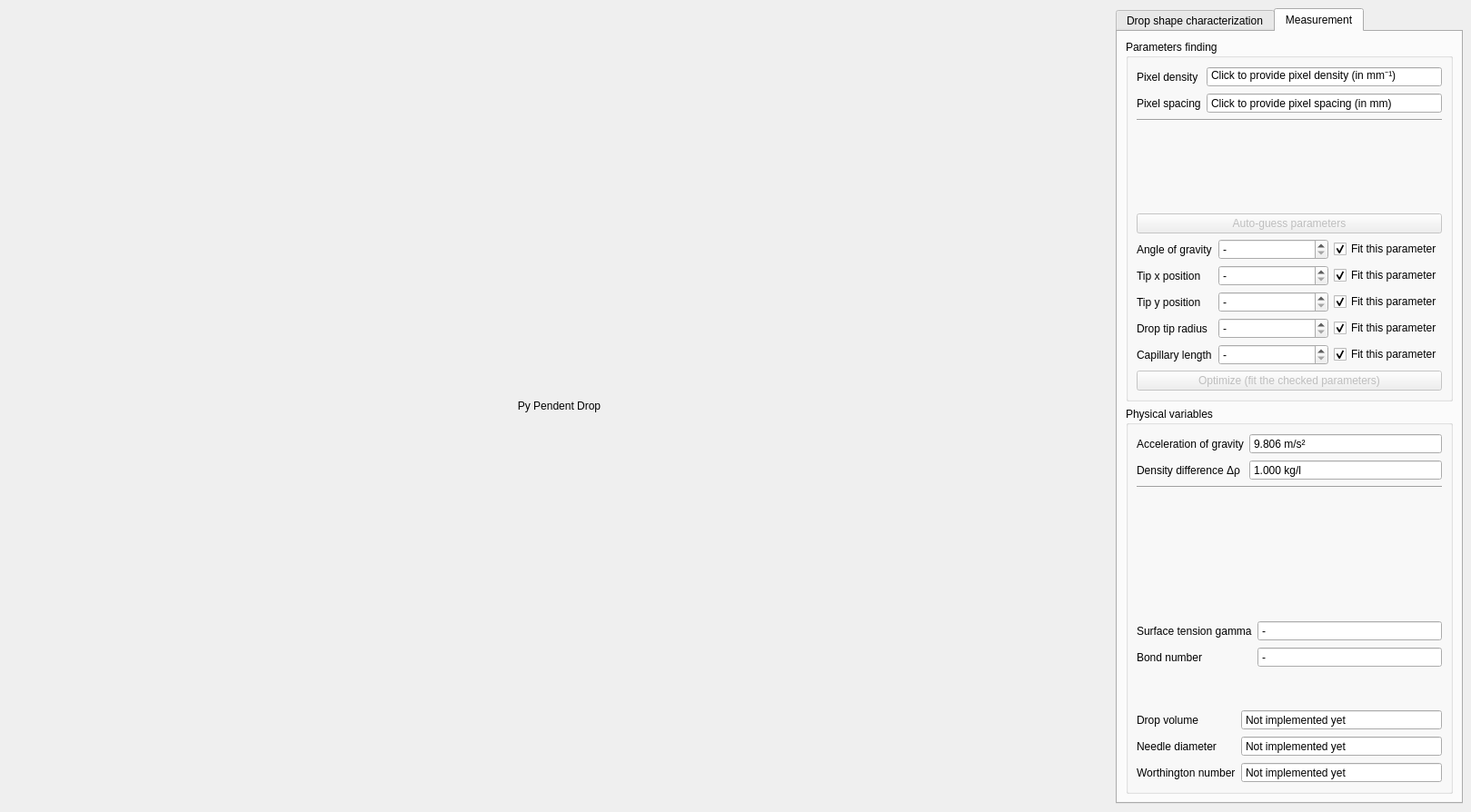
<?xml version="1.0" encoding="UTF-8"?>
<ui version="4.0">
 <class>PPD_MainWindow</class>
 <widget class="QMainWindow" name="PPD_MainWindow">
  <property name="geometry">
   <rect>
    <x>0</x>
    <y>0</y>
    <width>1619</width>
    <height>894</height>
   </rect>
  </property>
  <property name="windowTitle">
   <string>MainWindow</string>
  </property>
  <widget class="QWidget" name="centralwidget">
   <layout class="QHBoxLayout" name="horizontalLayout">
    <item>
     <widget class="QStackedWidget" name="displayStackedWidget">
      <property name="sizePolicy">
       <sizepolicy hsizetype="Preferred" vsizetype="Preferred">
        <horstretch>1</horstretch>
        <verstretch>0</verstretch>
       </sizepolicy>
      </property>
      <widget class="QWidget" name="display_welcomePage">
       <property name="sizePolicy">
        <sizepolicy hsizetype="Preferred" vsizetype="Preferred">
         <horstretch>1</horstretch>
         <verstretch>0</verstretch>
        </sizepolicy>
       </property>
       <layout class="QVBoxLayout" name="verticalLayout_5">
        <property name="spacing">
         <number>6</number>
        </property>
        <property name="leftMargin">
         <number>0</number>
        </property>
        <property name="topMargin">
         <number>0</number>
        </property>
        <property name="rightMargin">
         <number>0</number>
        </property>
        <property name="bottomMargin">
         <number>0</number>
        </property>
        <item>
         <widget class="QLabel" name="welcomeIcon">
          <property name="sizePolicy">
           <sizepolicy hsizetype="Preferred" vsizetype="Preferred">
            <horstretch>1</horstretch>
            <verstretch>1</verstretch>
           </sizepolicy>
          </property>
          <property name="text">
           <string>Py Pendent Drop</string>
          </property>
          <property name="scaledContents">
           <bool>true</bool>
          </property>
          <property name="alignment">
           <set>Qt::AlignmentFlag::AlignCenter</set>
          </property>
         </widget>
        </item>
       </layout>
      </widget>
     </widget>
    </item>
    <item>
     <widget class="QTabWidget" name="analysisTabs">
      <property name="currentIndex">
       <number>1</number>
      </property>
      <widget class="QWidget" name="tab_imagecontour">
       <attribute name="title">
        <string>Drop shape characterization</string>
       </attribute>
       <layout class="QVBoxLayout" name="verticalLayout_4">
        <item>
         <widget class="QGroupBox" name="imageSelectionGroupBox">
          <property name="title">
           <string>Image selection</string>
          </property>
          <layout class="QFormLayout" name="formLayout">
           <property name="formAlignment">
            <set>Qt::AlignmentFlag::AlignLeading|Qt::AlignmentFlag::AlignLeft|Qt::AlignmentFlag::AlignVCenter</set>
           </property>
           <item row="0" column="0">
            <widget class="QLabel" name="imageFileLabel">
             <property name="text">
              <string>Image file</string>
             </property>
            </widget>
           </item>
           <item row="0" column="1">
            <layout class="QHBoxLayout" name="imageFileHLayout">
             <item>
              <widget class="QLineEdit" name="imageFileLineEdit">
               <property name="inputMask">
                <string/>
               </property>
               <property name="placeholderText">
                <string>Select an image file</string>
               </property>
              </widget>
             </item>
             <item>
              <widget class="QPushButton" name="imageFileBrowsePushButton">
               <property name="text">
                <string>Browse</string>
               </property>
              </widget>
             </item>
            </layout>
           </item>
           <item row="1" column="0">
            <widget class="QLabel" name="subregionLabel">
             <property name="text">
              <string>Subregion of interest</string>
             </property>
            </widget>
           </item>
           <item row="1" column="1">
            <layout class="QGridLayout" name="subregionGridLayout">
             <item row="0" column="0">
              <widget class="QLabel" name="descr1ROITL">
               <property name="text">
                <string>TL corner: (</string>
               </property>
               <property name="alignment">
                <set>Qt::AlignmentFlag::AlignRight|Qt::AlignmentFlag::AlignTrailing|Qt::AlignmentFlag::AlignVCenter</set>
               </property>
              </widget>
             </item>
             <item row="0" column="1">
              <widget class="QSpinBox" name="ROI_TL_x_spinBox">
               <property name="alignment">
                <set>Qt::AlignmentFlag::AlignCenter</set>
               </property>
               <property name="buttonSymbols">
                <enum>QAbstractSpinBox::ButtonSymbols::NoButtons</enum>
               </property>
               <property name="maximum">
                <number>9999</number>
               </property>
              </widget>
             </item>
             <item row="0" column="3">
              <widget class="QSpinBox" name="ROI_TL_y_spinBox">
               <property name="alignment">
                <set>Qt::AlignmentFlag::AlignCenter</set>
               </property>
               <property name="buttonSymbols">
                <enum>QAbstractSpinBox::ButtonSymbols::NoButtons</enum>
               </property>
               <property name="maximum">
                <number>99999</number>
               </property>
              </widget>
             </item>
             <item row="1" column="3">
              <widget class="QSpinBox" name="ROI_BR_y_spinBox">
               <property name="alignment">
                <set>Qt::AlignmentFlag::AlignCenter</set>
               </property>
               <property name="buttonSymbols">
                <enum>QAbstractSpinBox::ButtonSymbols::NoButtons</enum>
               </property>
               <property name="maximum">
                <number>99999</number>
               </property>
              </widget>
             </item>
             <item row="1" column="1">
              <widget class="QSpinBox" name="ROI_BR_x_spinBox">
               <property name="alignment">
                <set>Qt::AlignmentFlag::AlignCenter</set>
               </property>
               <property name="buttonSymbols">
                <enum>QAbstractSpinBox::ButtonSymbols::NoButtons</enum>
               </property>
               <property name="maximum">
                <number>9999</number>
               </property>
              </widget>
             </item>
             <item row="0" column="2">
              <widget class="QLabel" name="descr2ROITL">
               <property name="text">
                <string>, </string>
               </property>
              </widget>
             </item>
             <item row="0" column="4">
              <widget class="QLabel" name="descr3ROITL">
               <property name="sizePolicy">
                <sizepolicy hsizetype="Preferred" vsizetype="Preferred">
                 <horstretch>1</horstretch>
                 <verstretch>0</verstretch>
                </sizepolicy>
               </property>
               <property name="text">
                <string>)</string>
               </property>
              </widget>
             </item>
             <item row="1" column="0">
              <widget class="QLabel" name="descr1ROIBR">
               <property name="text">
                <string>BR corner: (</string>
               </property>
               <property name="alignment">
                <set>Qt::AlignmentFlag::AlignRight|Qt::AlignmentFlag::AlignTrailing|Qt::AlignmentFlag::AlignVCenter</set>
               </property>
              </widget>
             </item>
             <item row="1" column="2">
              <widget class="QLabel" name="descr2ROIBR">
               <property name="text">
                <string>, </string>
               </property>
              </widget>
             </item>
             <item row="1" column="4">
              <widget class="QLabel" name="descr3ROIBR">
               <property name="text">
                <string>)</string>
               </property>
              </widget>
             </item>
            </layout>
           </item>
          </layout>
         </widget>
        </item>
        <item>
         <widget class="QGroupBox" name="contourGroupBox">
          <property name="title">
           <string>Drop contour detection</string>
          </property>
          <layout class="QFormLayout" name="formLayout_2">
           <item row="0" column="0">
            <widget class="QCheckBox" name="autoThresholdCheckBox">
             <property name="toolTip">
              <string>Choose automatically the binarization threshold, using Otsu' s method.</string>
             </property>
             <property name="text">
              <string>Auto threshold</string>
             </property>
             <property name="checked">
              <bool>true</bool>
             </property>
            </widget>
           </item>
           <item row="0" column="1">
            <layout class="QHBoxLayout" name="thresholdHLayout">
             <item>
              <widget class="QLabel" name="customThresholdLabel">
               <property name="enabled">
                <bool>false</bool>
               </property>
               <property name="toolTip">
                <string>The binarization threshold.</string>
               </property>
               <property name="text">
                <string>Threshold</string>
               </property>
              </widget>
             </item>
             <item>
              <widget class="QSpinBox" name="customThresholdSpinBox">
               <property name="enabled">
                <bool>false</bool>
               </property>
               <property name="maximum">
                <number>255</number>
               </property>
               <property name="value">
                <number>127</number>
               </property>
              </widget>
             </item>
            </layout>
           </item>
           <item row="1" column="0">
            <widget class="QCheckBox" name="subpixelCheckBox">
             <property name="toolTip">
              <string>Subpixel edge extraction, adapted from R. Ngiam.</string>
             </property>
             <property name="text">
              <string>Use subpixel refinement</string>
             </property>
             <property name="checked">
              <bool>true</bool>
             </property>
            </widget>
           </item>
           <item row="2" column="0">
            <widget class="QCheckBox" name="smoothingCheckBox">
             <property name="toolTip">
              <string>Smooth the obtained profile to remove nonphysical high frequency spikes.</string>
             </property>
             <property name="text">
              <string>Smooth profile</string>
             </property>
             <property name="checked">
              <bool>true</bool>
             </property>
            </widget>
           </item>
           <item row="2" column="1">
            <layout class="QHBoxLayout" name="smoothingHLayout">
             <item>
              <widget class="QLabel" name="SmoothingDistanceLabel">
               <property name="toolTip">
                <string>The typical distance of which the contour is smoothed.</string>
               </property>
               <property name="text">
                <string>Smoothing distance</string>
               </property>
              </widget>
             </item>
             <item>
              <widget class="QSpinBox" name="smoothingDistanceSpinBox">
               <property name="suffix">
                <string> px</string>
               </property>
               <property name="minimum">
                <number>1</number>
               </property>
               <property name="maximum">
                <number>999</number>
               </property>
               <property name="singleStep">
                <number>2</number>
               </property>
               <property name="value">
                <number>11</number>
               </property>
              </widget>
             </item>
            </layout>
           </item>
          </layout>
         </widget>
        </item>
       </layout>
      </widget>
      <widget class="QWidget" name="tab_measure">
       <attribute name="title">
        <string>Measurement</string>
       </attribute>
       <layout class="QVBoxLayout" name="verticalLayout">
        <item>
         <widget class="QGroupBox" name="parametersGroupBox">
          <property name="title">
           <string>Parameters finding</string>
          </property>
          <layout class="QVBoxLayout" name="verticalLayout_3">
           <item>
            <layout class="QFormLayout" name="formLayout_3">
             <item row="1" column="0">
              <widget class="QLabel" name="pixelSizeLabel">
               <property name="text">
                <string>Pixel spacing</string>
               </property>
              </widget>
             </item>
             <item row="1" column="1">
              <widget class="QDoubleSpinBox" name="pixelSizeSpinbox">
               <property name="buttonSymbols">
                <enum>QAbstractSpinBox::ButtonSymbols::NoButtons</enum>
               </property>
               <property name="specialValueText">
                <string>Click to provide pixel spacing (in mm)</string>
               </property>
               <property name="suffix">
                <string> mm/px</string>
               </property>
               <property name="decimals">
                <number>5</number>
               </property>
               <property name="maximum">
                <double>99999.000000000000000</double>
               </property>
               <property name="value">
                <double>0.000000000000000</double>
               </property>
              </widget>
             </item>
             <item row="0" column="0">
              <widget class="QLabel" name="pixelDensityLabel">
               <property name="text">
                <string>Pixel density</string>
               </property>
              </widget>
             </item>
             <item row="0" column="1">
              <widget class="QDoubleSpinBox" name="pixelDensitySpinBox">
               <property name="buttonSymbols">
                <enum>QAbstractSpinBox::ButtonSymbols::NoButtons</enum>
               </property>
               <property name="specialValueText">
                <string>Click to provide pixel density (in mm⁻¹) </string>
               </property>
               <property name="suffix">
                <string> px/mm</string>
               </property>
               <property name="decimals">
                <number>3</number>
               </property>
               <property name="maximum">
                <double>999999.000000000000000</double>
               </property>
               <property name="value">
                <double>0.000000000000000</double>
               </property>
              </widget>
             </item>
            </layout>
           </item>
           <item>
            <widget class="Line" name="parametersLine">
             <property name="orientation">
              <enum>Qt::Orientation::Horizontal</enum>
             </property>
            </widget>
           </item>
           <item>
            <spacer name="parametersSpacer">
             <property name="orientation">
              <enum>Qt::Orientation::Vertical</enum>
             </property>
             <property name="sizeHint" stdset="0">
              <size>
               <width>20</width>
               <height>40</height>
              </size>
             </property>
            </spacer>
           </item>
           <item>
            <widget class="QPushButton" name="autoGuessPushButton">
             <property name="enabled">
              <bool>false</bool>
             </property>
             <property name="text">
              <string>Auto-guess parameters</string>
             </property>
            </widget>
           </item>
           <item>
            <layout class="QGridLayout" name="parametersGridLayout">
             <item row="4" column="0">
              <widget class="QLabel" name="caplengthLabel">
               <property name="text">
                <string>Capillary length</string>
               </property>
              </widget>
             </item>
             <item row="1" column="2">
              <widget class="QCheckBox" name="tipxCheckBox">
               <property name="text">
                <string>Fit this parameter</string>
               </property>
               <property name="checked">
                <bool>true</bool>
               </property>
              </widget>
             </item>
             <item row="1" column="0">
              <widget class="QLabel" name="tipxLabel">
               <property name="text">
                <string>Tip x position</string>
               </property>
              </widget>
             </item>
             <item row="0" column="1">
              <widget class="QDoubleSpinBox" name="anglegSpinBox">
               <property name="specialValueText">
                <string>-</string>
               </property>
               <property name="suffix">
                <string> deg</string>
               </property>
               <property name="decimals">
                <number>3</number>
               </property>
               <property name="minimum">
                <double>-180.000000000000000</double>
               </property>
               <property name="maximum">
                <double>180.000000000000000</double>
               </property>
               <property name="singleStep">
                <double>0.500000000000000</double>
               </property>
               <property name="value">
                <double>-180.000000000000000</double>
               </property>
              </widget>
             </item>
             <item row="2" column="0">
              <widget class="QLabel" name="tipyLabel">
               <property name="text">
                <string>Tip y position</string>
               </property>
              </widget>
             </item>
             <item row="0" column="2">
              <widget class="QCheckBox" name="anglegCheckBox">
               <property name="text">
                <string>Fit this parameter</string>
               </property>
               <property name="checked">
                <bool>true</bool>
               </property>
              </widget>
             </item>
             <item row="1" column="1">
              <widget class="QDoubleSpinBox" name="tipxSpinBox">
               <property name="specialValueText">
                <string>-</string>
               </property>
               <property name="suffix">
                <string> px</string>
               </property>
               <property name="decimals">
                <number>3</number>
               </property>
               <property name="maximum">
                <double>99999.000000000000000</double>
               </property>
              </widget>
             </item>
             <item row="2" column="1">
              <widget class="QDoubleSpinBox" name="tipySpinBox">
               <property name="specialValueText">
                <string>-</string>
               </property>
               <property name="suffix">
                <string> px</string>
               </property>
               <property name="decimals">
                <number>3</number>
               </property>
               <property name="maximum">
                <double>99999.000000000000000</double>
               </property>
              </widget>
             </item>
             <item row="0" column="0">
              <widget class="QLabel" name="anglegLabel">
               <property name="text">
                <string>Angle of gravity</string>
               </property>
              </widget>
             </item>
             <item row="2" column="2">
              <widget class="QCheckBox" name="tipyCheckBox">
               <property name="text">
                <string>Fit this parameter</string>
               </property>
               <property name="checked">
                <bool>true</bool>
               </property>
              </widget>
             </item>
             <item row="3" column="0">
              <widget class="QLabel" name="r0Label">
               <property name="text">
                <string>Drop tip radius</string>
               </property>
              </widget>
             </item>
             <item row="3" column="1">
              <widget class="QDoubleSpinBox" name="r0SpinBox">
               <property name="specialValueText">
                <string>-</string>
               </property>
               <property name="suffix">
                <string> mm</string>
               </property>
               <property name="decimals">
                <number>5</number>
               </property>
               <property name="maximum">
                <double>99999.000000000000000</double>
               </property>
               <property name="singleStep">
                <double>0.100000000000000</double>
               </property>
               <property name="value">
                <double>0.000000000000000</double>
               </property>
              </widget>
             </item>
             <item row="4" column="1">
              <widget class="QDoubleSpinBox" name="caplengthSpinBox">
               <property name="specialValueText">
                <string>-</string>
               </property>
               <property name="suffix">
                <string> mm</string>
               </property>
               <property name="decimals">
                <number>5</number>
               </property>
               <property name="maximum">
                <double>99999.000000000000000</double>
               </property>
               <property name="singleStep">
                <double>0.100000000000000</double>
               </property>
               <property name="value">
                <double>0.000000000000000</double>
               </property>
              </widget>
             </item>
             <item row="3" column="2">
              <widget class="QCheckBox" name="r0CheckBox">
               <property name="text">
                <string>Fit this parameter</string>
               </property>
               <property name="checked">
                <bool>true</bool>
               </property>
              </widget>
             </item>
             <item row="4" column="2">
              <widget class="QCheckBox" name="caplengthCheckBox">
               <property name="text">
                <string>Fit this parameter</string>
               </property>
               <property name="checked">
                <bool>true</bool>
               </property>
              </widget>
             </item>
            </layout>
           </item>
           <item>
            <widget class="QPushButton" name="optimizePushButton">
             <property name="enabled">
              <bool>false</bool>
             </property>
             <property name="text">
              <string>Optimize (fit the checked parameters)</string>
             </property>
            </widget>
           </item>
          </layout>
         </widget>
        </item>
        <item>
         <widget class="QGroupBox" name="physicsGroupBox">
          <property name="title">
           <string>Physical variables</string>
          </property>
          <layout class="QVBoxLayout" name="verticalLayout_2">
           <item>
            <layout class="QFormLayout" name="formLayout_5">
             <item row="0" column="0">
              <widget class="QLabel" name="gLabel">
               <property name="text">
                <string>Acceleration of gravity</string>
               </property>
              </widget>
             </item>
             <item row="0" column="1">
              <widget class="QDoubleSpinBox" name="gSpinBox">
               <property name="baseSize">
                <size>
                 <width>200</width>
                 <height>30</height>
                </size>
               </property>
               <property name="readOnly">
                <bool>false</bool>
               </property>
               <property name="buttonSymbols">
                <enum>QAbstractSpinBox::ButtonSymbols::NoButtons</enum>
               </property>
               <property name="suffix">
                <string> m/s²</string>
               </property>
               <property name="decimals">
                <number>3</number>
               </property>
               <property name="maximum">
                <double>99999.000000000000000</double>
               </property>
               <property name="value">
                <double>9.805999999999999</double>
               </property>
              </widget>
             </item>
             <item row="1" column="1">
              <widget class="QDoubleSpinBox" name="dSpinBox">
               <property name="buttonSymbols">
                <enum>QAbstractSpinBox::ButtonSymbols::NoButtons</enum>
               </property>
               <property name="suffix">
                <string> kg/l</string>
               </property>
               <property name="decimals">
                <number>3</number>
               </property>
               <property name="maximum">
                <double>1000000000.000000000000000</double>
               </property>
               <property name="singleStep">
                <double>0.100000000000000</double>
               </property>
               <property name="value">
                <double>1.000000000000000</double>
               </property>
              </widget>
             </item>
             <item row="1" column="0">
              <widget class="QLabel" name="dLabel">
               <property name="text">
                <string>Density difference Δρ</string>
               </property>
              </widget>
             </item>
            </layout>
           </item>
           <item>
            <widget class="Line" name="measureLine">
             <property name="orientation">
              <enum>Qt::Orientation::Horizontal</enum>
             </property>
            </widget>
           </item>
           <item>
            <spacer name="measureSpacer">
             <property name="orientation">
              <enum>Qt::Orientation::Vertical</enum>
             </property>
             <property name="sizeHint" stdset="0">
              <size>
               <width>20</width>
               <height>139</height>
              </size>
             </property>
            </spacer>
           </item>
           <item>
            <layout class="QFormLayout" name="variablesFormLayout">
             <property name="fieldGrowthPolicy">
              <enum>QFormLayout::FieldGrowthPolicy::AllNonFixedFieldsGrow</enum>
             </property>
             <property name="labelAlignment">
              <set>Qt::AlignmentFlag::AlignLeading|Qt::AlignmentFlag::AlignLeft|Qt::AlignmentFlag::AlignVCenter</set>
             </property>
             <property name="formAlignment">
              <set>Qt::AlignmentFlag::AlignLeading|Qt::AlignmentFlag::AlignLeft|Qt::AlignmentFlag::AlignTop</set>
             </property>
             <item row="0" column="0">
              <widget class="QLabel" name="gammaLabel">
               <property name="text">
                <string>Surface tension gamma</string>
               </property>
              </widget>
             </item>
             <item row="0" column="1">
              <widget class="QDoubleSpinBox" name="gammaSpinBox">
               <property name="sizePolicy">
                <sizepolicy hsizetype="Preferred" vsizetype="Fixed">
                 <horstretch>0</horstretch>
                 <verstretch>0</verstretch>
                </sizepolicy>
               </property>
               <property name="baseSize">
                <size>
                 <width>200</width>
                 <height>30</height>
                </size>
               </property>
               <property name="readOnly">
                <bool>true</bool>
               </property>
               <property name="buttonSymbols">
                <enum>QAbstractSpinBox::ButtonSymbols::NoButtons</enum>
               </property>
               <property name="specialValueText">
                <string>-</string>
               </property>
               <property name="suffix">
                <string> mN/m</string>
               </property>
               <property name="decimals">
                <number>3</number>
               </property>
               <property name="minimum">
                <double>0.000000000000000</double>
               </property>
               <property name="maximum">
                <double>99999.990000000005239</double>
               </property>
               <property name="value">
                <double>0.000000000000000</double>
               </property>
              </widget>
             </item>
             <item row="1" column="0">
              <widget class="QLabel" name="bondLabel">
               <property name="text">
                <string>Bond number</string>
               </property>
              </widget>
             </item>
             <item row="1" column="1">
              <widget class="QDoubleSpinBox" name="bondSpinBox">
               <property name="baseSize">
                <size>
                 <width>200</width>
                 <height>30</height>
                </size>
               </property>
               <property name="readOnly">
                <bool>true</bool>
               </property>
               <property name="buttonSymbols">
                <enum>QAbstractSpinBox::ButtonSymbols::NoButtons</enum>
               </property>
               <property name="specialValueText">
                <string>-</string>
               </property>
               <property name="decimals">
                <number>3</number>
               </property>
               <property name="maximum">
                <double>99999.990000000005239</double>
               </property>
               <property name="value">
                <double>0.000000000000000</double>
               </property>
              </widget>
             </item>
            </layout>
           </item>
           <item>
            <spacer name="verticalSpacer">
             <property name="orientation">
              <enum>Qt::Orientation::Vertical</enum>
             </property>
             <property name="sizeHint" stdset="0">
              <size>
               <width>20</width>
               <height>40</height>
              </size>
             </property>
            </spacer>
           </item>
           <item>
            <layout class="QFormLayout" name="formLayout_4">
             <item row="3" column="0">
              <widget class="QLabel" name="worthingtonLabel">
               <property name="text">
                <string>Worthington number</string>
               </property>
              </widget>
             </item>
             <item row="3" column="1">
              <widget class="QDoubleSpinBox" name="worthingtonSpinBox">
               <property name="readOnly">
                <bool>true</bool>
               </property>
               <property name="buttonSymbols">
                <enum>QAbstractSpinBox::ButtonSymbols::NoButtons</enum>
               </property>
               <property name="specialValueText">
                <string>Not implemented yet</string>
               </property>
               <property name="decimals">
                <number>3</number>
               </property>
               <property name="maximum">
                <double>99999.990000000005239</double>
               </property>
               <property name="value">
                <double>0.000000000000000</double>
               </property>
              </widget>
             </item>
             <item row="1" column="0">
              <widget class="QLabel" name="dropVolumeLabel">
               <property name="text">
                <string>Drop volume</string>
               </property>
              </widget>
             </item>
             <item row="1" column="1">
              <widget class="QDoubleSpinBox" name="dropVolumeSpinBox">
               <property name="readOnly">
                <bool>true</bool>
               </property>
               <property name="buttonSymbols">
                <enum>QAbstractSpinBox::ButtonSymbols::NoButtons</enum>
               </property>
               <property name="specialValueText">
                <string>Not implemented yet</string>
               </property>
               <property name="suffix">
                <string> mm³</string>
               </property>
               <property name="decimals">
                <number>3</number>
               </property>
               <property name="maximum">
                <double>1000000.000000000000000</double>
               </property>
              </widget>
             </item>
             <item row="2" column="1">
              <widget class="QDoubleSpinBox" name="needleDiameterSpinBox">
               <property name="readOnly">
                <bool>true</bool>
               </property>
               <property name="buttonSymbols">
                <enum>QAbstractSpinBox::ButtonSymbols::NoButtons</enum>
               </property>
               <property name="specialValueText">
                <string>Not implemented yet</string>
               </property>
               <property name="suffix">
                <string> mm</string>
               </property>
               <property name="decimals">
                <number>3</number>
               </property>
               <property name="maximum">
                <double>1000000.000000000000000</double>
               </property>
              </widget>
             </item>
             <item row="2" column="0">
              <widget class="QLabel" name="needleDiameterLabel">
               <property name="text">
                <string>Needle diameter</string>
               </property>
              </widget>
             </item>
            </layout>
           </item>
          </layout>
         </widget>
        </item>
       </layout>
      </widget>
     </widget>
    </item>
   </layout>
  </widget>
  <widget class="QMenuBar" name="menubar">
   <property name="geometry">
    <rect>
     <x>0</x>
     <y>0</y>
     <width>1619</width>
     <height>23</height>
    </rect>
   </property>
  </widget>
 </widget>
 <resources/>
 <connections>
  <connection>
   <sender>autoThresholdCheckBox</sender>
   <signal>toggled(bool)</signal>
   <receiver>customThresholdLabel</receiver>
   <slot>setDisabled(bool)</slot>
   <hints>
    <hint type="sourcelabel">
     <x>693</x>
     <y>329</y>
    </hint>
    <hint type="destinationlabel">
     <x>862</x>
     <y>332</y>
    </hint>
   </hints>
  </connection>
  <connection>
   <sender>smoothingCheckBox</sender>
   <signal>toggled(bool)</signal>
   <receiver>smoothingDistanceSpinBox</receiver>
   <slot>setEnabled(bool)</slot>
   <hints>
    <hint type="sourcelabel">
     <x>693</x>
     <y>580</y>
    </hint>
    <hint type="destinationlabel">
     <x>975</x>
     <y>583</y>
    </hint>
   </hints>
  </connection>
  <connection>
   <sender>smoothingCheckBox</sender>
   <signal>toggled(bool)</signal>
   <receiver>SmoothingDistanceLabel</receiver>
   <slot>setEnabled(bool)</slot>
   <hints>
    <hint type="sourcelabel">
     <x>693</x>
     <y>580</y>
    </hint>
    <hint type="destinationlabel">
     <x>874</x>
     <y>583</y>
    </hint>
   </hints>
  </connection>
  <connection>
   <sender>autoThresholdCheckBox</sender>
   <signal>toggled(bool)</signal>
   <receiver>customThresholdSpinBox</receiver>
   <slot>setDisabled(bool)</slot>
   <hints>
    <hint type="sourcelabel">
     <x>693</x>
     <y>329</y>
    </hint>
    <hint type="destinationlabel">
     <x>962</x>
     <y>332</y>
    </hint>
   </hints>
  </connection>
 </connections>
</ui>
